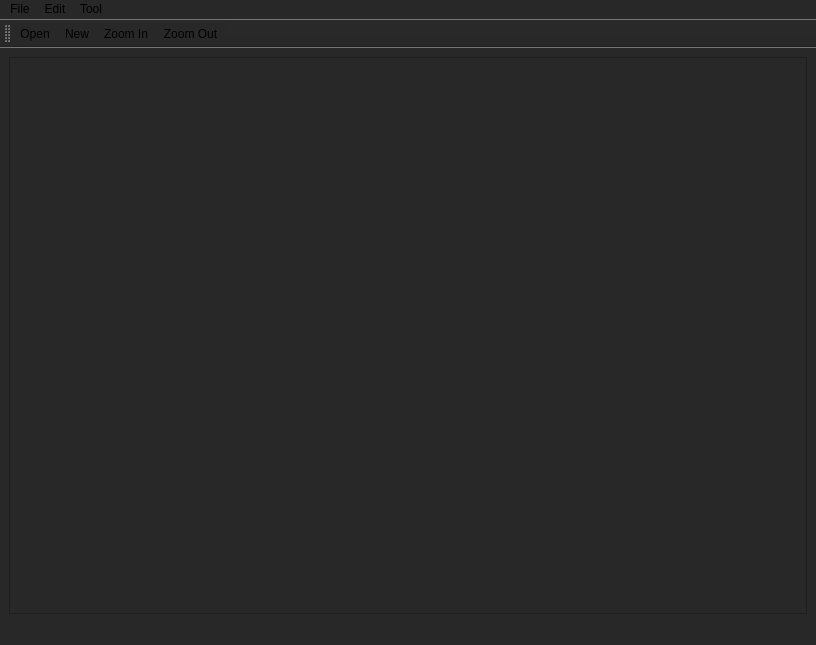
<?xml version="1.0" encoding="UTF-8"?>
<ui version="4.0">
 <class>MainWindow</class>
 <widget class="QMainWindow" name="MainWindow">
  <property name="geometry">
   <rect>
    <x>0</x>
    <y>0</y>
    <width>816</width>
    <height>645</height>
   </rect>
  </property>
  <property name="sizePolicy">
   <sizepolicy hsizetype="Preferred" vsizetype="Preferred">
    <horstretch>0</horstretch>
    <verstretch>0</verstretch>
   </sizepolicy>
  </property>
  <property name="minimumSize">
   <size>
    <width>600</width>
    <height>400</height>
   </size>
  </property>
  <property name="windowTitle">
   <string>MainWindow</string>
  </property>
  <property name="styleSheet">
   <string notr="true">background-color: rgb(40, 40, 40);</string>
  </property>
  <widget class="QWidget" name="centralwidget">
   <layout class="QGridLayout" name="gridLayout_2">
    <item row="0" column="0">
     <widget class="GMGraphicsView" name="graphicsView">
      <property name="minimumSize">
       <size>
        <width>200</width>
        <height>0</height>
       </size>
      </property>
     </widget>
    </item>
   </layout>
  </widget>
  <widget class="QMenuBar" name="menubar">
   <property name="geometry">
    <rect>
     <x>0</x>
     <y>0</y>
     <width>816</width>
     <height>22</height>
    </rect>
   </property>
   <widget class="QMenu" name="menuFile">
    <property name="title">
     <string>File</string>
    </property>
    <addaction name="actionNew"/>
    <addaction name="actionOpen"/>
    <addaction name="actionSave"/>
    <addaction name="actionSave_As"/>
    <addaction name="separator"/>
    <addaction name="actionExit_2"/>
   </widget>
   <widget class="QMenu" name="menuEdit">
    <property name="title">
     <string>Edit</string>
    </property>
    <addaction name="actionUndo"/>
    <addaction name="actionCopy"/>
    <addaction name="separator"/>
    <addaction name="actionDelete"/>
   </widget>
   <widget class="QMenu" name="menuTool">
    <property name="title">
     <string>Tool</string>
    </property>
    <addaction name="actionZoom_In"/>
    <addaction name="actionZoom_Out"/>
   </widget>
   <addaction name="menuFile"/>
   <addaction name="menuEdit"/>
   <addaction name="menuTool"/>
  </widget>
  <widget class="QStatusBar" name="statusbar"/>
  <widget class="QToolBar" name="toolBar">
   <property name="windowTitle">
    <string>toolBar</string>
   </property>
   <attribute name="toolBarArea">
    <enum>TopToolBarArea</enum>
   </attribute>
   <attribute name="toolBarBreak">
    <bool>false</bool>
   </attribute>
   <addaction name="actionOpen"/>
   <addaction name="actionNew"/>
   <addaction name="actionZoom_In"/>
   <addaction name="actionZoom_Out"/>
  </widget>
  <action name="actionUndo">
   <property name="text">
    <string>Undo</string>
   </property>
  </action>
  <action name="actionCopy">
   <property name="text">
    <string>Redo</string>
   </property>
  </action>
  <action name="actionOpen">
   <property name="icon">
    <iconset resource="resource.qrc">
     <normaloff>:/rec/resource/img/folder.svg</normaloff>:/rec/resource/img/folder.svg</iconset>
   </property>
   <property name="text">
    <string>Open</string>
   </property>
  </action>
  <action name="actionSave">
   <property name="text">
    <string>Save</string>
   </property>
  </action>
  <action name="actionSave_As">
   <property name="text">
    <string>Save As...</string>
   </property>
  </action>
  <action name="actionExit">
   <property name="text">
    <string>Exit</string>
   </property>
  </action>
  <action name="actionDelete">
   <property name="text">
    <string>Delete</string>
   </property>
  </action>
  <action name="actionExit_2">
   <property name="text">
    <string>Exit</string>
   </property>
  </action>
  <action name="actionNew">
   <property name="icon">
    <iconset>
     <normalon>:/rec/resource/img/new.svg</normalon>
    </iconset>
   </property>
   <property name="text">
    <string>New</string>
   </property>
  </action>
  <action name="actionZoom_In">
   <property name="icon">
    <iconset resource="resource.qrc">
     <normaloff>:/rec/resource/img/zoomin.png</normaloff>:/rec/resource/img/zoomin.png</iconset>
   </property>
   <property name="text">
    <string>Zoom In</string>
   </property>
  </action>
  <action name="actionZoom_Out">
   <property name="icon">
    <iconset>
     <normalon>:/rec/resource/img/zoomout.png</normalon>
    </iconset>
   </property>
   <property name="text">
    <string>Zoom Out</string>
   </property>
  </action>
 </widget>
 <customwidgets>
  <customwidget>
   <class>GMGraphicsView</class>
   <extends>QGraphicsView</extends>
   <header>gmgraphicsview.h</header>
  </customwidget>
 </customwidgets>
 <resources>
  <include location="resource.qrc"/>
 </resources>
 <connections/>
</ui>
